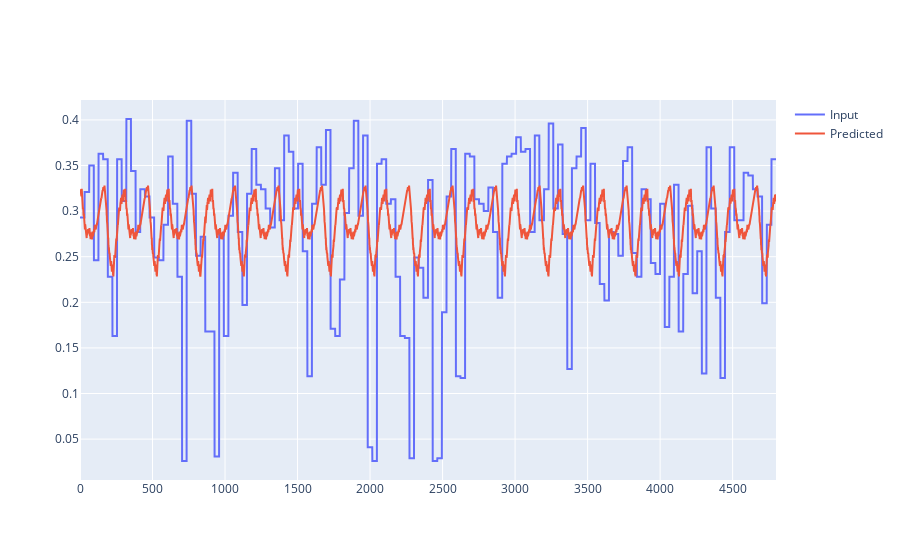

Write notebook code for a chart like this one.
### Code cell
# Visualizing the model output: 
X_predicted = []
X_input = []
for i in tqdm(range(len(ecg))):
    X_input+=ecg[i][column].reshape(300).tolist()
    xx = mdl(ecg[i][column].reshape(-1, 1, 300))
    X_predicted+=xx.reshape(300).tolist()
    
len(X_input), len(X_predicted)
indx = [i for i in range(len(X_input))]

fig = go.Figure()

fig.add_trace(go.Scatter(x = indx, y = X_input, mode = 'lines', name='Input'))
fig.add_trace(go.Scatter(x = indx, y = X_predicted, mode = 'lines', name='Predicted'))

fig.show()

### Figure 1 — Plotly figure (JSON) as saved in the notebook; plotly's stock layout.template omitted (floating-point values rounded to 4 significant figures; data arrays with more than 128 entries replaced by an {"elided": "..."} marker saying what was removed)
{"data": [{"mode": "lines", "name": "Input", "type": "scatter", "x": {"elided": "4800 int values"}, "y": {"elided": "4800 float values"}}, {"mode": "lines", "name": "Predicted", "type": "scatter", "x": {"elided": "4800 int values"}, "y": {"elided": "4800 float values"}}], "layout": {}}
